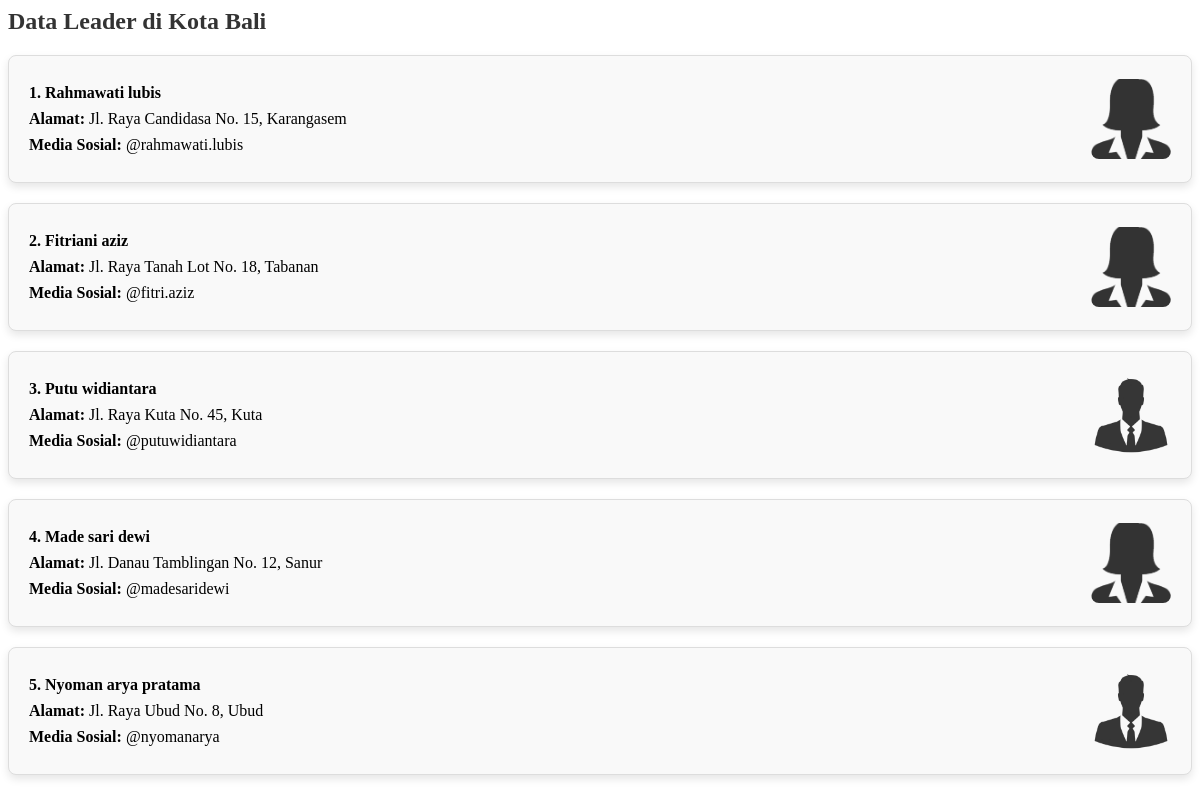
The page /get_leaders.php?kota_id=2 on the database its author committed.
### tables this page shows
CREATE TABLE `kota` (
  `id` int(11) NOT NULL,
  `nama_kota` varchar(100) NOT NULL
);

CREATE TABLE `data_leader` (
  `id` int(11) NOT NULL,
  `nama` varchar(255) NOT NULL,
  `alamat` varchar(255) DEFAULT NULL,
  `media_sosial` varchar(255) DEFAULT NULL,
  `foto` longblob DEFAULT NULL,
  `kota_id` int(11) DEFAULT NULL
);

### Database/database.php (called while the page is built, shortened)
<?php
class Database {
    private $HOST = 'localhost';
    private $USER = 'root';
    private $PASS = '';
    private $DBNAME = 'websitegis';
    public function __construct() {
        $this->mysqli = new mysqli($this->HOST, $this->USER, $this->PASS, $this->DBNAME);
    }
}
?>

### get_leaders.php (the view, shortened to what this page needs)
<?php
require_once "Database/database.php";
$db = new Database();
$selected_kota_id = isset($_GET['kota_id']) ? intval($_GET['kota_id']) : 0;
$query_kota = "SELECT * FROM kota WHERE id = $selected_kota_id";
$result_kota = $db->mysqli->query($query_kota);
$kota = $result_kota->fetch_assoc();
$query = "SELECT * FROM data_leader WHERE kota_id = $selected_kota_id";
$result = $db->mysqli->query($query);
?>
<div class="container mt-5">
    <h2>Data Leader di Kota <?= htmlspecialchars($kota['nama_kota'], ENT_QUOTES, 'UTF-8') ?></h2>
    <div class="leader-list">
        <?php
        $no = 1;
        while ($row = $result->fetch_assoc()) {
            ?>
            <div class="leader-item">
                <div class="leader-details">
                    <p><strong><?= $no ?>. <?= ucfirst(strtolower(htmlspecialchars($row['nama'], ENT_QUOTES, 'UTF-8'))) ?></strong></p>
                    <p><strong>Alamat:</strong> <?= htmlspecialchars($row['alamat'], ENT_QUOTES, 'UTF-8') ?></p>
                    <p><strong>Media Sosial:</strong> <?= htmlspecialchars($row['media_sosial'], ENT_QUOTES, 'UTF-8') ?></p>
                </div>
                <div class="leader-photo">
                    <img src='Asset/Foto_leader/<?= htmlspecialchars($row['foto'], ENT_QUOTES, 'UTF-8') ?>' alt="<?= htmlspecialchars($row['nama'], ENT_QUOTES, 'UTF-8') ?> Photo">
                </div>
            </div>
            <?php
            $no++;
        }
        ?>
    </div>
</div>

### get_leaders.php (style rules this page uses)
.leader-list { display: flex; flex-direction: column; gap: 20px; }
.leader-item { display: flex; justify-content: space-between; align-items: center; padding: 20px; border: 1px solid #ddd; border-radius: 8px; box-shadow: 0 4px 8px rgba(0, 0, 0, 0.1); background-color: #f9f9f9; transition: box-shadow 0.3s ease; }
.leader-details { flex: 1; }
.leader-details p { margin: 8px 0; font-size: 16px; }
.leader-details p strong { font-weight: 600; }
.leader-photo img { border-radius: 8px; width: 80px; height: 80px; object-fit: cover; }
h2 { color: #333; font-size: 24px; margin-bottom: 20px; }

### rows shown on the page
kota: nama_kota "Bali"
data_leader: nama "Rahmawati lubis", alamat "Jl. Raya Candidasa No. 15, Karangasem", media_sosial "@rahmawati.lubis", foto (placeholder picture)
data_leader: nama "Fitriani aziz", alamat "Jl. Raya Tanah Lot No. 18, Tabanan", media_sosial "@fitri.aziz", foto (placeholder picture)
data_leader: nama "Putu widiantara", alamat "Jl. Raya Kuta No. 45, Kuta", media_sosial "@putuwidiantara", foto (picture)
data_leader: nama "Made sari dewi", alamat "Jl. Danau Tamblingan No. 12, Sanur", media_sosial "@madesaridewi", foto (placeholder picture)
data_leader: nama "Nyoman arya pratama", alamat "Jl. Raya Ubud No. 8, Ubud", media_sosial "@nyomanarya", foto (picture)
